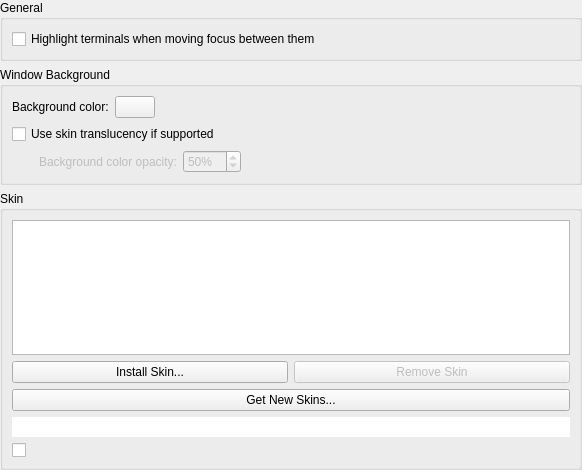
<?xml version="1.0" encoding="UTF-8"?>
<ui version="4.0">
 <class>AppearanceSettings</class>
 <widget class="QWidget" name="AppearanceSettings">
  <property name="geometry">
   <rect>
    <x>0</x>
    <y>0</y>
    <width>582</width>
    <height>470</height>
   </rect>
  </property>
  <layout class="QVBoxLayout" name="verticalLayout_3">
   <property name="leftMargin">
    <number>0</number>
   </property>
   <property name="topMargin">
    <number>0</number>
   </property>
   <property name="rightMargin">
    <number>0</number>
   </property>
   <property name="bottomMargin">
    <number>0</number>
   </property>
   <item>
    <widget class="QGroupBox" name="groupBox_1">
     <property name="title">
      <string comment="@title:group Group box label">General</string>
     </property>
     <layout class="QVBoxLayout" name="verticalLayout_1">
      <item>
       <widget class="QCheckBox" name="kcfg_TerminalHighlightOnManualActivation">
        <property name="whatsThis">
         <string comment="@info:whatsthis">Enabling this option will make Yakuake briefly display a colored overlay above the newly focused terminal when moving focus between multiple terminals in a session, as well as over the currently focused terminal when switching to a session with multiple terminals.</string>
        </property>
        <property name="text">
         <string comment="@option:check">Highlight terminals when moving focus between them</string>
        </property>
       </widget>
      </item>
     </layout>
    </widget>
   </item>
   <item>
    <widget class="QGroupBox" name="groupBox_2">
     <property name="title">
      <string comment="@title:group">Window Background</string>
     </property>
     <layout class="QVBoxLayout" name="verticalLayout_2">
      <item>
       <layout class="QHBoxLayout">
        <item>
         <widget class="QLabel" name="backgroundColorLabel">
          <property name="text">
           <string comment="@label:chooser">Background color:</string>
          </property>
         </widget>
        </item>
        <item>
         <widget class="KColorButton" name="kcfg_BackgroundColor">
          <property name="text">
           <string/>
          </property>
         </widget>
        </item>
        <item>
         <spacer>
          <property name="orientation">
           <enum>Qt::Horizontal</enum>
          </property>
          <property name="sizeHint" stdset="0">
           <size>
            <width>41</width>
            <height>20</height>
           </size>
          </property>
         </spacer>
        </item>
       </layout>
      </item>
      <item>
       <widget class="QCheckBox" name="kcfg_Translucency">
        <property name="whatsThis">
         <string comment="@info:whatsthis">Translucency requires support by the selected skin as well as your desktop environment. The default skin supports translucency.</string>
        </property>
        <property name="text">
         <string comment="@option:check">Use skin translucency if supported</string>
        </property>
       </widget>
      </item>
      <item>
       <layout class="QHBoxLayout" name="horizontalLayout">
        <property name="leftMargin">
         <number>7</number>
        </property>
        <item>
         <spacer name="spacer">
          <property name="orientation">
           <enum>Qt::Horizontal</enum>
          </property>
          <property name="sizeType">
           <enum>QSizePolicy::Fixed</enum>
          </property>
          <property name="sizeHint" stdset="0">
           <size>
            <width>20</width>
            <height>20</height>
           </size>
          </property>
         </spacer>
        </item>
        <item>
         <widget class="QLabel" name="backgroundColorOpacityLabel">
          <property name="enabled">
           <bool>false</bool>
          </property>
          <property name="text">
           <string comment="@label:spinbox">Background color opacity:</string>
          </property>
         </widget>
        </item>
        <item>
         <widget class="QSpinBox" name="kcfg_BackgroundColorOpacity">
          <property name="enabled">
           <bool>false</bool>
          </property>
          <property name="whatsThis">
           <string comment="@info:whatsthis">When using translucency, the background color will be filled in using the given opacity before the skin elements are painted on top of the background. This allows influencing the opacity and color tint of translucent areas of the skin.</string>
          </property>
          <property name="suffix">
           <string comment="@label Spinbox unit suffix">%</string>
          </property>
          <property name="maximum">
           <number>100</number>
          </property>
          <property name="value">
           <number>50</number>
          </property>
         </widget>
        </item>
        <item>
         <spacer name="spacer_2">
          <property name="orientation">
           <enum>Qt::Horizontal</enum>
          </property>
          <property name="sizeHint" stdset="0">
           <size>
            <width>64</width>
            <height>17</height>
           </size>
          </property>
         </spacer>
        </item>
       </layout>
      </item>
     </layout>
    </widget>
   </item>
   <item>
    <widget class="QGroupBox" name="groupBox_3">
     <property name="title">
      <string comment="@title:group">Skin</string>
     </property>
     <layout class="QGridLayout">
      <item row="2" column="0" colspan="2">
       <widget class="QPushButton" name="ghnsButton">
        <property name="text">
         <string comment="@action:button">Get New Skins...</string>
        </property>
       </widget>
      </item>
      <item row="1" column="1">
       <widget class="QPushButton" name="removeButton">
        <property name="enabled">
         <bool>false</bool>
        </property>
        <property name="text">
         <string comment="@action:button">Remove Skin</string>
        </property>
       </widget>
      </item>
      <item row="1" column="0">
       <widget class="QPushButton" name="installButton">
        <property name="enabled">
         <bool>true</bool>
        </property>
        <property name="text">
         <string comment="@action:button">Install Skin...</string>
        </property>
       </widget>
      </item>
      <item row="4" column="0">
       <widget class="QCheckBox" name="kcfg_SkinInstalledWithKns">
        <property name="text">
         <string/>
        </property>
       </widget>
      </item>
      <item row="3" column="0" colspan="2">
       <widget class="QLineEdit" name="kcfg_Skin">
        <property name="frame">
         <bool>false</bool>
        </property>
       </widget>
      </item>
      <item row="0" column="0" colspan="2">
       <widget class="QListView" name="skinList">
        <property name="enabled">
         <bool>true</bool>
        </property>
        <property name="sizePolicy">
         <sizepolicy hsizetype="Expanding" vsizetype="Expanding">
          <horstretch>0</horstretch>
          <verstretch>0</verstretch>
         </sizepolicy>
        </property>
        <property name="minimumSize">
         <size>
          <width>0</width>
          <height>0</height>
         </size>
        </property>
        <property name="contextMenuPolicy">
         <enum>Qt::NoContextMenu</enum>
        </property>
        <property name="horizontalScrollBarPolicy">
         <enum>Qt::ScrollBarAlwaysOff</enum>
        </property>
       </widget>
      </item>
     </layout>
    </widget>
   </item>
  </layout>
 </widget>
 <customwidgets>
  <customwidget>
   <class>KColorButton</class>
   <extends>QPushButton</extends>
   <header>kcolorbutton.h</header>
  </customwidget>
 </customwidgets>
 <tabstops>
  <tabstop>kcfg_TerminalHighlightOnManualActivation</tabstop>
  <tabstop>kcfg_BackgroundColor</tabstop>
  <tabstop>kcfg_Translucency</tabstop>
  <tabstop>kcfg_BackgroundColorOpacity</tabstop>
  <tabstop>skinList</tabstop>
  <tabstop>installButton</tabstop>
  <tabstop>removeButton</tabstop>
  <tabstop>ghnsButton</tabstop>
  <tabstop>kcfg_Skin</tabstop>
  <tabstop>kcfg_SkinInstalledWithKns</tabstop>
 </tabstops>
 <resources/>
 <connections>
  <connection>
   <sender>kcfg_Translucency</sender>
   <signal>toggled(bool)</signal>
   <receiver>kcfg_BackgroundColorOpacity</receiver>
   <slot>setEnabled(bool)</slot>
   <hints>
    <hint type="sourcelabel">
     <x>152</x>
     <y>76</y>
    </hint>
    <hint type="destinationlabel">
     <x>192</x>
     <y>106</y>
    </hint>
   </hints>
  </connection>
  <connection>
   <sender>kcfg_Translucency</sender>
   <signal>toggled(bool)</signal>
   <receiver>backgroundColorOpacityLabel</receiver>
   <slot>setEnabled(bool)</slot>
   <hints>
    <hint type="sourcelabel">
     <x>152</x>
     <y>76</y>
    </hint>
    <hint type="destinationlabel">
     <x>95</x>
     <y>106</y>
    </hint>
   </hints>
  </connection>
 </connections>
</ui>
